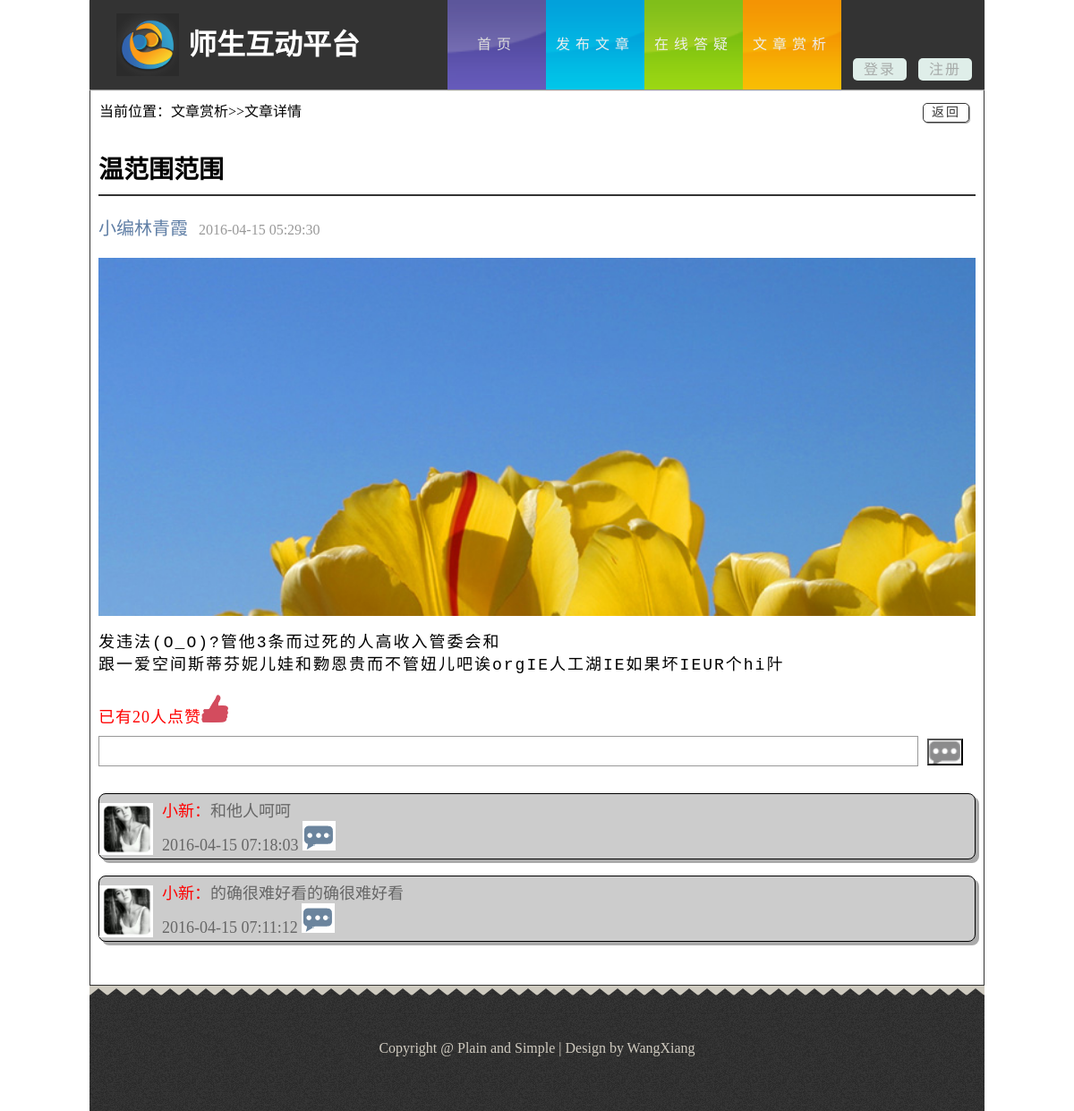
/detarticle.php?pid=22, run on an earlier commit of the app's database.
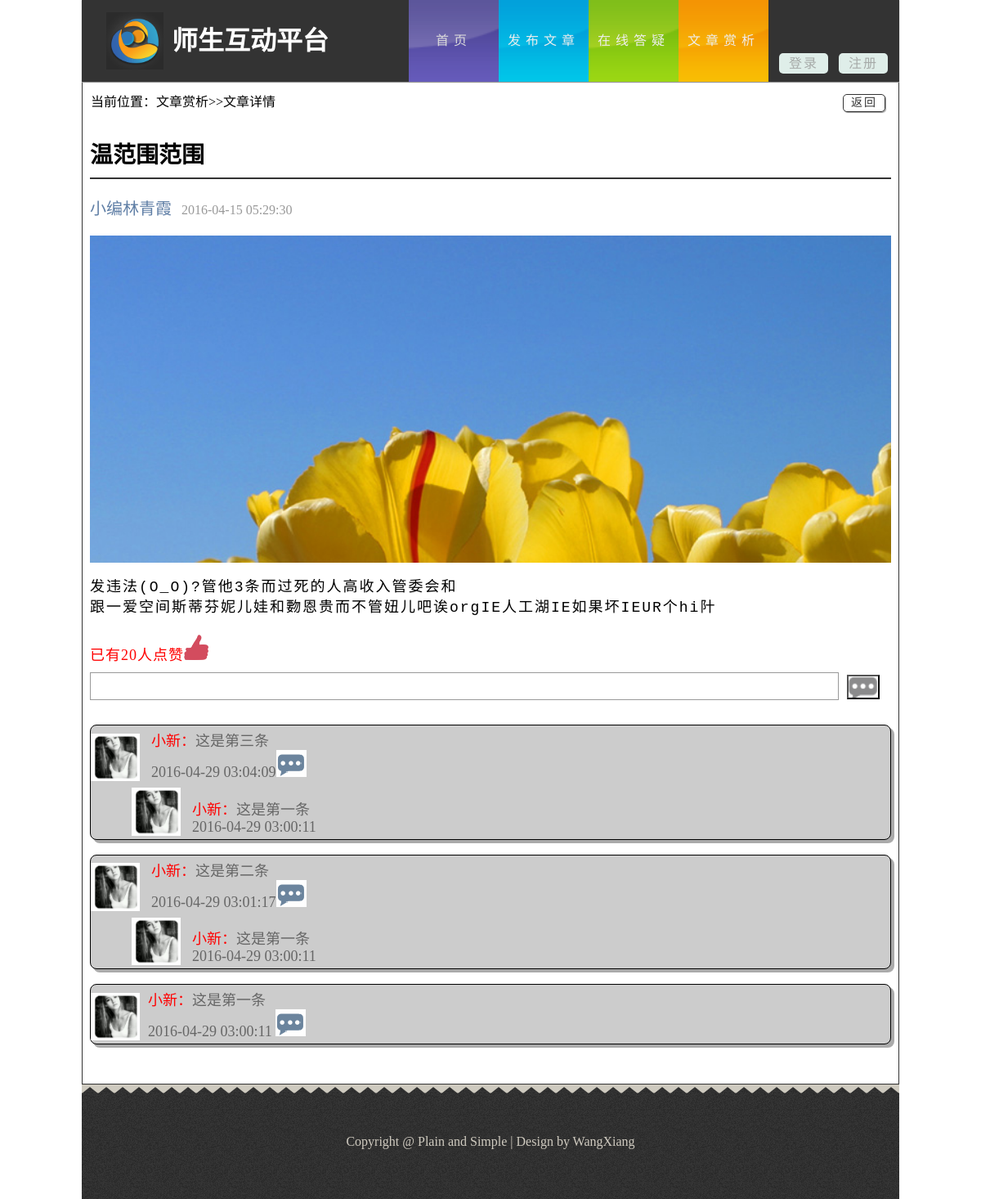
And on a later commit of the database.
### tables this page shows
CREATE TABLE `tb_paragraph` (
  `para_id` int(11) NOT NULL AUTO_INCREMENT,
  `para_content` varchar(10000) NOT NULL,
  `para_publish` int(20) DEFAULT NULL COMMENT '发布时间',
  `para_title` varchar(255) NOT NULL,
  `para_kind` varchar(255) DEFAULT NULL,
  `para_video` varchar(255) DEFAULT NULL,
  `para_picture` varchar(255) DEFAULT NULL,
  `account` varchar(255) DEFAULT NULL,
  `count_read` int(10) DEFAULT NULL,
  `count_send` int(10) DEFAULT NULL,
  `count_discuss` int(10) DEFAULT NULL,
  PRIMARY KEY (`para_id`)
);

CREATE TABLE `tb_message` (
  `message_id` int(11) NOT NULL AUTO_INCREMENT,
  `message_content` varchar(255) DEFAULT NULL,
  `message_publish` int(10) DEFAULT NULL,
  `message_good` int(11) DEFAULT NULL,
  `para_id` int(10) DEFAULT NULL,
  `user_id` int(10) DEFAULT NULL,
  `child` tinyint(1) unsigned zerofill DEFAULT '0',
  `parent_id` int(20) unsigned zerofill DEFAULT '00000000000000000000',
  PRIMARY KEY (`message_id`)
);

### public/detarticle.php (the view, shortened to what this page needs)
<!DOCTYPE html>
<html lang="zh-cn">
<head>
	<link rel="stylesheet" href="css/style.css">
</head>
<body>
    <header id="header">
	    <div class="sec">
		    <h1 class="logo">师生互动平台</h1>
			<nav class="link">
			    <ul class="o-nav">
			        <li class="active"><a href="index.php" class="s-bc">首页</a></li>
				    <li><a href="addarticle.php" class="f-bc">发布文章</a></li>
				    <li><a href="###" class="d-bc">在线答疑</a></li>
				    <li><a href="paragraph.php?page=1" class="w-bc">文章赏析</a></li>
			    </ul>
				<div class="dz">
				    <ul>
					<?php
						if(isset($_COOKIE["username"])){
							echo "<div class=\"dlz\">Hi:<a href=\"setinfo.php\"><span id=\"user\">".$_COOKIE["username"]." </span></a><a href=\"logout.php\">[退出]</a></div>";
						}else{
					?>
					   <li><a href="login.php">登录</a></li>
					   <li><a href="register.php">注册</a></li>
					<?php
						}
					?>
					</ul>
				</div>
			</nav>
		</div>
	</header>
    <div id="content" style="background:none;border:1px solid #333;width:998px">
	    <div class="wzxqk">
		    <div class="wz">
			    当前位置：文章赏析>>文章详情
			</div>
			<div class="return">
			    <a href="#" onclick="javascript:history.back(-1);">返回</a>
			</div>
			<div class="jt-article">
			    <div class="bt">
			    <?php
			    	$pid = $_GET['pid'];
			    	$result = mysql_query("SELECT * FROM tb_paragraph WHERE para_id = ".$pid);
			    	while ($row = mysql_fetch_array($result)) {
			    		echo $row['para_title'];
			    ?>
				</div>
				<div class="xian"></div>
				<div class="writer">
				    <span class="zzhe">小编林青霞</span>&nbsp;&nbsp;
					<span class="time"><?php echo date("Y-m-d H:i:s",$row['para_publish']); ?></span>
				</div>
				<div class="tu">
				    <img src="img/Tulip.jpg"/>
				</div>
				<div class="wznr">
					<pre><?php
						echo $row['para_content'];
					}
					?>
					</pre>
				</div>
				<div class="dzan">
				    已有20人点赞<a href="#"><img src="img/zan.png"/></a>
				</div>
				<div class="pl">
				    <input id="txt" type="text"/><input id="btn" type="button"/>
				</div>
				<div class="plzs">
				    <?php
				    	$pid = $_GET['pid'];
				    	$esult = mysql_query("SELECT * FROM tb_message WHERE para_id = ".$pid." ORDER BY message_publish DESC");
				    	while ($row = mysql_fetch_array($esult)) {
				    		if($row['child'] == 1){
				    			$html = '';
				    			$uid = $row['user_id'];
				    			$result = mysql_query("SELECT * FROM tb_message WHERE user_id = ".$uid." AND child=0");
				    			$result_row = mysql_fetch_array($result);
				    			if($result_row != false){
				    				$html .= '
			    						<div id="child">
							    			<div class="plr">
							    		 		<img src="img/tx.png"/>
							    		 	</div>
							    			<div class="plnr">
							    		 		<div class="z">
							    		 			<span>小新：</span>'.$result_row['message_content'].'
							    		 		</div>
							    		 		<div class="time">
							    		 			'.date('Y-m-d h:i:s',$result_row['message_publish']).'
							    		 		</div>
							    			</div>
							    		</div>
			    					';
				    			}
				    			echo '
				    				<div class="border_co">
										<div class="plzs">
										    <div class="plr">
											    <img src="img/tx.png"/>
											</div>
											<div class="plnr">
											    <div class="z">
												     <span>小新：</span>'.$row['message_content'].'
												</div>
												<div class="time">
												     '.date('Y-m-d h:i:s',$row['message_publish']).'<a href="javascript:void(0);" id="child_message" onclick="message(this);"><img src="img/tl.png"/></a>
												</div>
											</div>
										</div>
										'.$html.'
									</div><br />
				    			';
				    		}else
				    		{
					    		echo "<div class=\"border_co\">";
					    		echo "<div class=\"plr\">";
					    		echo 	"<img src=\"img/tx.png\"/>";
					    		echo "</div>";
					    		echo "<div class=\"plnr\">";
					    		echo 	"<div class=\"z\">";
					    		echo 		"<span>小新：</span>".$row['message_content'];
					    		echo 	"</div>";
					    		echo 	"<div class=\"time\">";
					    		echo 		"".date('Y-m-d h:i:s',$row['message_publish'])." <a href=\"javascript:void(0);\" id=\"child_message\" onclick=\"message(this);\"><img src=\"img/tl.png\"/></a>";
					    		echo 	"</div>";
					    		echo "</div>";
					    		echo "</div>";
					    		echo "<br />";
				    		}
				    	}
				    ?>
				</div>
			</div>
		</div>
	</div>
	<footer>
	    <div class="footer">
		      Copyright @ Plain and Simple | Design by WangXiang
		</div>
	</footer>
</body>
</html>

### public/css/style.css (style rules this page uses)
body,ul,h1 { margin:0; padding:0; }
.return>a { color:#333; }
.wzxqk>.wz,.wzxqk>.return { display:inline-block;margin-top:10px;margin-left:10px }
.wzxqk .return { width:50px; height:20px; border:1px solid #333; border-radius:5px; text-align:center; line-height:20px; position:relative; left:680px;font-size:14px;letter-spacing:2px;box-shadow:1px 1px 1px #999 }
.wzxqk .jt-article { width:980px;margin:0 auto }
.wzxqk .jt-article .bt { font-family:SimHei;font-weight:bold;font-size:28px;margin-top:30px; }
.wzxqk .jt-article .xian { border-bottom:2px solid #333;width:980px;height:10px }
.wzxqk .jt-article .writer { margin-top:20px;margin-bottom:20px; }
.wzxqk .jt-article .writer .zzhe { font-size:20px;color:#607fa6 }
.wzxqk .jt-article .writer .time { color:#999; }
.wzxqk .jt-article .tu { width:980px;height:400px;overflow:hidden; }
.wzxqk .jt-article .tu>img { width:980px; }
.wzxqk .jt-article .wznr>pre { font-size:18px !important;line-height:25px !important;letter-spacing:2px !important; }
.wzxqk .jt-article .wznr { margin-bottom:20px; }
.wzxqk .jt-article .dzan { color:#f00;font-size:18px;letter-spacing:1px;margin-bottom:10px; }
.wzxqk .jt-article .dzan>a>img { width:30px; }
.wzxqk .jt-article .pl { margin-bottom:30px }
.wzxqk .jt-article .pl>input[type=text] { width:910px;height:30px;border:1px solid #999; }
.wzxqk .jt-article .pl>input[type=button] { background:url(../img/pl.png) no-repeat;background-size:35px;vertical-align:middle;width:40px;height:30px;margin-left:10px; }
.wzxqk .jt-article .plzs .plr,.wzxqk .jt-article .plnr { display:inline-block;font-size:18px;color:#666; }
.wzxqk .jt-article .plzs .plr>img { width:60px;vertical-align:bottom }
.wzxqk .jt-article .plnr { margin-left:10px }
.wzxqk .jt-article .plnr .z>span { color:#f00; }
#header { width:100%; height:100px; background-color:#fff; }
ul { list-style:none; }
a { text-decoration:none;color:#333 }
.sec { width:1000px; height:100px; background-color:#333; margin:0 auto; box-shadow:0 1px 1px #999; position:relative; z-index:9999; }
.logo { background:url(../img/logo.png) no-repeat; background-size:70px 70px; width:330px; height:70px; text-indent:80px; float:left; margin-left:30px; margin-top:15px; color:#fff; line-height:70px; }
#header .link { float:right; height:100px; width:600px; text-align:center; line-height:100px; letter-spacing:6px; }
#header .o-nav li { float:left; width:110px; }
#header .o-nav li>a { display:block; color:#eee; }
#header .s-bc { background:url(../img/bg1.png) no-repeat; background-size:110px 100px; }
#header .f-bc { background:url(../img/bg2.png) no-repeat; background-size:110px 100px; }
#header .d-bc { background:url(../img/bg3.png) no-repeat; background-size:110px 100px; }
#header .w-bc { background:url(../img/bg4.png) no-repeat; background-size:110px 100px; }
#header .o-nav li>a:hover,#header .o-nav .active>a { opacity:0.9; }
#header .dz>ul>li { width:60px; float:left; color:#eee; line-height:25px; margin-left:13px; position:relative; }
#header .dz>ul>li>a { display:block; background-color:#dfeee9; border-radius:5px; margin-top:65px; color:#a6aaa8; letter-spacing:2px; }
#content { background:#cecabf; width:1000px; height:auto; margin:0 auto; padding-bottom:30px; }
footer { margin:0 auto; width:1000px; background:#cecabf; }
.footer { background:url(../img/footer.png); width:1000px; height:140px; color:#d0cbc0; text-align:center; line-height:140px; font-family:SimHei; }
.border_co { border:1px solid black; padding: 4px 0 4px 0; background-color: #ccc; box-shadow: 4px 4px #AAA; border-radius: 8px 8px; }
#child { position:relative;left:50px;padding-top:8px; }

### public/detarticle.php (style rules this page uses)
pre { white-space: pre-wrap; white-space: -moz-pre-wrap; white-space: -pre-wrap; white-space: -o-pre-wrap; word-wrap: break-word; }

What changed in the data, as far as the page shows it:
removed tb_message: child 0 (drawn), message_content "和他人呵呵", message_publish "2016-04-15 07:18:03"
removed tb_message: child 0 (drawn), message_content "的确很难好看的确很难好看", message_publish "2016-04-15 07:11:12"
added tb_message: child 1 (drawn), message_content "这是第三条", message_publish "2016-04-29 03:04:09", tb_message.message_content "这是第一条", tb_message.message_publish "2016-04-29 03:00:11"
added tb_message: child 1 (drawn), message_content "这是第二条", message_publish "2016-04-29 03:01:17", tb_message.message_content "这是第一条", tb_message.message_publish "2016-04-29 03:00:11"
added tb_message: child 0 (drawn), message_content "这是第一条", message_publish "2016-04-29 03:00:11"
